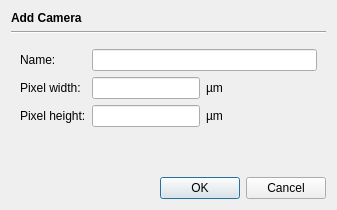
<?xml version="1.0" encoding="UTF-8"?>
<ui version="4.0">
 <class>AddCameraDialog</class>
 <widget class="QDialog" name="AddCameraDialog">
  <property name="geometry">
   <rect>
    <x>0</x>
    <y>0</y>
    <width>337</width>
    <height>210</height>
   </rect>
  </property>
  <property name="windowTitle">
   <string>Dialog</string>
  </property>
  <layout class="QVBoxLayout" name="verticalLayout">
   <item>
    <widget class="QLabel" name="label">
     <property name="font">
      <font>
       <bold>true</bold>
      </font>
     </property>
     <property name="text">
      <string>Add Camera</string>
     </property>
    </widget>
   </item>
   <item>
    <widget class="Line" name="line">
     <property name="orientation">
      <enum>Qt::Horizontal</enum>
     </property>
    </widget>
   </item>
   <item>
    <widget class="QWidget" name="widget" native="true">
     <property name="sizePolicy">
      <sizepolicy hsizetype="Preferred" vsizetype="Preferred">
       <horstretch>0</horstretch>
       <verstretch>0</verstretch>
      </sizepolicy>
     </property>
     <layout class="QGridLayout" name="gridLayout">
      <item row="1" column="1">
       <widget class="QLineEdit" name="pixelWidthField"/>
      </item>
      <item row="1" column="2">
       <widget class="QLabel" name="label_4">
        <property name="text">
         <string>µm</string>
        </property>
       </widget>
      </item>
      <item row="1" column="0">
       <widget class="QLabel" name="label_3">
        <property name="text">
         <string>Pixel width:</string>
        </property>
       </widget>
      </item>
      <item row="0" column="1" colspan="3">
       <widget class="QLineEdit" name="nameField"/>
      </item>
      <item row="0" column="0">
       <widget class="QLabel" name="label_2">
        <property name="text">
         <string>Name:</string>
        </property>
       </widget>
      </item>
      <item row="1" column="3">
       <spacer name="horizontalSpacer">
        <property name="orientation">
         <enum>Qt::Horizontal</enum>
        </property>
        <property name="sizeHint" stdset="0">
         <size>
          <width>40</width>
          <height>20</height>
         </size>
        </property>
       </spacer>
      </item>
      <item row="2" column="0">
       <widget class="QLabel" name="label_5">
        <property name="text">
         <string>Pixel height:</string>
        </property>
       </widget>
      </item>
      <item row="2" column="1">
       <widget class="QLineEdit" name="pixelHeightField"/>
      </item>
      <item row="2" column="2">
       <widget class="QLabel" name="label_6">
        <property name="text">
         <string>µm</string>
        </property>
       </widget>
      </item>
     </layout>
    </widget>
   </item>
   <item>
    <spacer name="verticalSpacer">
     <property name="orientation">
      <enum>Qt::Vertical</enum>
     </property>
     <property name="sizeHint" stdset="0">
      <size>
       <width>20</width>
       <height>40</height>
      </size>
     </property>
    </spacer>
   </item>
   <item>
    <widget class="QDialogButtonBox" name="buttonBox">
     <property name="orientation">
      <enum>Qt::Horizontal</enum>
     </property>
     <property name="standardButtons">
      <set>QDialogButtonBox::Cancel|QDialogButtonBox::Ok</set>
     </property>
    </widget>
   </item>
  </layout>
 </widget>
 <tabstops>
  <tabstop>nameField</tabstop>
  <tabstop>pixelWidthField</tabstop>
  <tabstop>pixelHeightField</tabstop>
 </tabstops>
 <resources/>
 <connections>
  <connection>
   <sender>buttonBox</sender>
   <signal>accepted()</signal>
   <receiver>AddCameraDialog</receiver>
   <slot>accept()</slot>
   <hints>
    <hint type="sourcelabel">
     <x>248</x>
     <y>254</y>
    </hint>
    <hint type="destinationlabel">
     <x>157</x>
     <y>274</y>
    </hint>
   </hints>
  </connection>
  <connection>
   <sender>buttonBox</sender>
   <signal>rejected()</signal>
   <receiver>AddCameraDialog</receiver>
   <slot>reject()</slot>
   <hints>
    <hint type="sourcelabel">
     <x>316</x>
     <y>260</y>
    </hint>
    <hint type="destinationlabel">
     <x>286</x>
     <y>274</y>
    </hint>
   </hints>
  </connection>
 </connections>
</ui>
